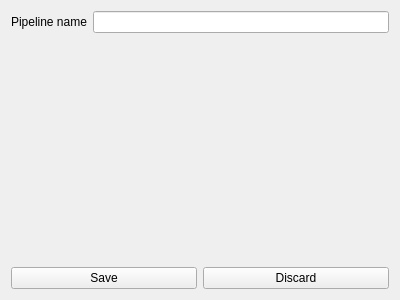
<?xml version="1.0" encoding="UTF-8"?>
<ui version="4.0">
 <class>PipelineProperties</class>
 <widget class="QWidget" name="PipelineProperties">
  <property name="geometry">
   <rect>
    <x>0</x>
    <y>0</y>
    <width>400</width>
    <height>300</height>
   </rect>
  </property>
  <property name="windowTitle">
   <string>Form</string>
  </property>
  <layout class="QVBoxLayout" name="verticalLayout_2">
   <item>
    <layout class="QVBoxLayout" name="verticalLayout">
     <item>
      <layout class="QHBoxLayout" name="horizontalLayout_5">
       <item>
        <widget class="QLabel" name="pipeline_name_label">
         <property name="text">
          <string>Pipeline name</string>
         </property>
        </widget>
       </item>
       <item>
        <widget class="QLineEdit" name="pipeline_name_lineEdit"/>
       </item>
      </layout>
     </item>
     <item>
      <spacer name="verticalSpacer">
       <property name="orientation">
        <enum>Qt::Orientation::Vertical</enum>
       </property>
       <property name="sizeHint" stdset="0">
        <size>
         <width>20</width>
         <height>40</height>
        </size>
       </property>
      </spacer>
     </item>
     <item>
      <layout class="QHBoxLayout" name="horizontalLayout">
       <item>
        <widget class="QPushButton" name="save_changes_pushButton">
         <property name="text">
          <string>Save</string>
         </property>
        </widget>
       </item>
       <item>
        <widget class="QPushButton" name="discard_changes_pushButton">
         <property name="text">
          <string>Discard</string>
         </property>
        </widget>
       </item>
      </layout>
     </item>
    </layout>
   </item>
  </layout>
 </widget>
 <resources/>
 <connections/>
</ui>
